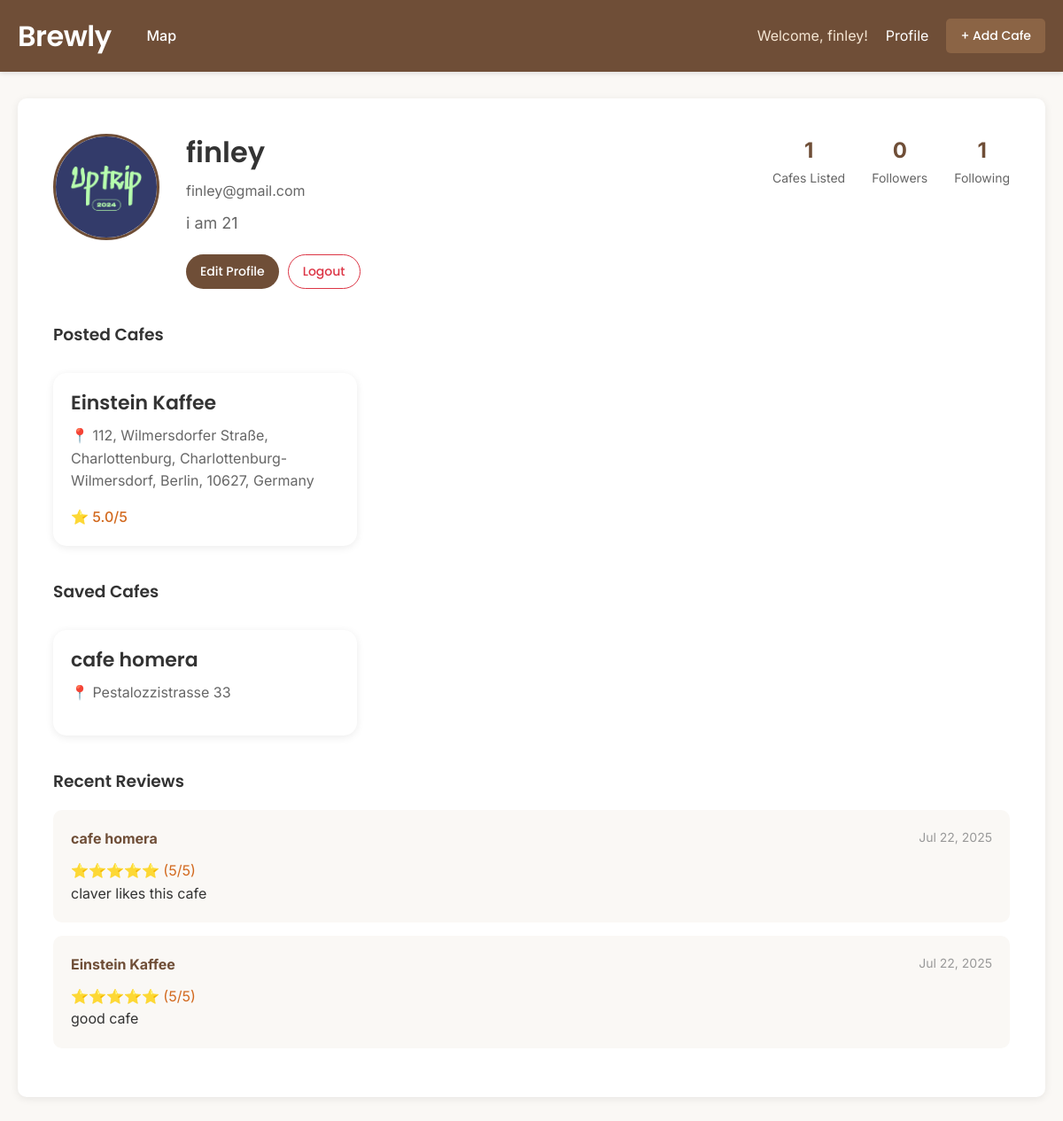
Page /cafes/profile/ (signed in) on the committed database.
### cafes/models.py (models this page shows, shortened)
class Profile(models.Model):
    user = models.OneToOneField(User, on_delete=models.CASCADE)
    bio = models.TextField(blank=True)
    profile_pic = models.ImageField(upload_to='profile_pics/', blank=True)

class Cafe(models.Model):
    name = models.CharField(max_length=100)
    address = models.CharField(max_length=200)
    description = models.TextField(blank=True)
    photo = models.ImageField(upload_to='cafes/', blank=True)
    has_wifi = models.BooleanField(default=False)
    has_power_outlet = models.BooleanField(default=False)
    has_restroom = models.BooleanField(default=False)
    posted_by = models.ForeignKey(User, on_delete=models.CASCADE)
    posted_at = models.DateTimeField(auto_now_add=True)
    latitude = models.FloatField(null=True, blank=True)
    longitude = models.FloatField(null=True, blank=True)
    opening_time = models.TimeField(null=True, blank=True)
    closing_time = models.TimeField(null=True, blank=True)
    def average_rating(self):
        ratings = self.ratings.all()
        if ratings:
            return sum(r.stars for r in ratings) / len(ratings)
        return 0

class Rating(models.Model):
    cafe = models.ForeignKey(Cafe, on_delete=models.CASCADE, related_name='ratings')
    user = models.ForeignKey(User, on_delete=models.CASCADE)
    stars = models.IntegerField()
    comment = models.TextField(blank=True)
    created_at = models.DateTimeField(auto_now_add=True)
    class Meta:
        unique_together = ('cafe', 'user') # each user can only rate each cafe once

### cafes/views.py (the view)
# urls.py: path('profile/', UserProfileView.as_view(), name='profile'),
@method_decorator(login_required, name='dispatch')
class UserProfileView(DetailView):
    model = User
    template_name = 'cafes/profile.html'
    context_object_name = 'profile_user'
    def get_object(self):
        return self.request.user
    def get_context_data(self, **kwargs):
        context = super().get_context_data(**kwargs)
        context['cafes'] = self.request.user.cafe_set.all()
        context['ratings'] = self.request.user.rating_set.all()
        context['bookmarked_cafes'] = [bookmark.cafe for bookmark in self.request.user.bookmarks.all()]
        context['followers'] = self.request.user.followers.all()
        context['following'] = self.request.user.following.all()
        return context

### cafes/templates/cafes/profile.html (shortened to what this page needs)
{% extends "base.html" %}
{% block content %}
  <div class="profile-container">
    <div class="profile-header">
      {% if profile_user.profile.profile_pic %}
        <img src="{{ profile_user.profile.profile_pic.url }}" alt="Profile picture" class="profile-picture">
      {% else %}
        <div class="profile-picture" style="background-color: #F5E6D3; display: flex; align-items: center; justify-content: center; font-size: 48px; color: #6F4E37;">
          {{ profile_user.username|first|upper }}
        </div>
      {% endif %}
      <div class="profile-info">
        <h1 class="profile-name">{{ profile_user.username }}</h1>
        <p style="color: #666; margin-bottom: 10px;">{{ profile_user.email }}</p>
        {% if profile_user.profile.bio %}
          <p class="profile-bio">{{ profile_user.profile.bio }}</p>
        {% endif %}
        {% if user == profile_user %}
          <div class="profile-actions">
            <a href="{% url 'edit_profile' %}" class="profile-action-btn primary">Edit Profile</a>
            <form action="{% url 'logout' %}" method="post" style="display: inline;">
              <button type="submit" class="profile-action-btn danger">Logout</button>
            </form>
          </div>
        {% endif %}
      </div>
      <div class="profile-stats">
        <div class="stat-item">
          <div class="stat-number">{{ cafes.count }}</div>
          <div class="stat-label">Cafes Listed</div>
        </div>
        <div class="stat-item">
          <div class="stat-number">{{ followers.count }}</div>
          <div class="stat-label">Followers</div>
        </div>
        <div class="stat-item">
          <div class="stat-number">{{ following.count }}</div>
          <div class="stat-label">Following</div>
        </div>
      </div>
    </div>
    <div style="margin-top: 40px;">
      <h3 class="mb-20">Posted Cafes</h3>
      <div class="cafe-grid" style="grid-template-columns: repeat(auto-fill, minmax(300px, 1fr));">
        {% for cafe in cafes %}
          <div class="cafe-card">
            <div class="cafe-card-body">
              <h4 class="cafe-card-title">
                <a href="{% url 'cafe-detail' cafe.pk %}" style="color: inherit; text-decoration: none;">{{ cafe.name }}</a>
              </h4>
              <p class="cafe-card-info">📍 {{ cafe.address }}</p>
              {% if cafe.average_rating > 0 %}
                <div class="cafe-rating">⭐ {{ cafe.average_rating|floatformat:1 }}/5</div>
              {% endif %}
            </div>
          </div>
        {% empty %}
          <p style="grid-column: 1 / -1; color: #999;">No cafes posted yet.</p>
        {% endfor %}
      </div>
    </div>
    <div style="margin-top: 40px;">
      <h3 class="mb-20">Saved Cafes</h3>
      <div class="cafe-grid" style="grid-template-columns: repeat(auto-fill, minmax(300px, 1fr));">
        {% for cafe in bookmarked_cafes|slice:":6" %}
          <div class="cafe-card">
            <div class="cafe-card-body">
              <h4 class="cafe-card-title">
                <a href="{% url 'cafe-detail' cafe.id %}" style="color: inherit; text-decoration: none;">{{ cafe.name }}</a>
              </h4>
              <p class="cafe-card-info">📍 {{ cafe.address }}</p>
            </div>
          </div>
        {% empty %}
          <p style="grid-column: 1 / -1; color: #999;">No saved cafes yet.</p>
        {% endfor %}
      </div>
    </div>
    <div style="margin-top: 40px;">
      <h3 class="mb-20">Recent Reviews</h3>
      {% for rating in ratings|slice:":5" %}
        <div class="comment-item">
          <div class="comment-header">
            <a href="{% url 'cafe-detail' rating.cafe.pk %}" class="comment-author">{{ rating.cafe.name }}</a>
            <span class="comment-date">{{ rating.created_at|date:"M d, Y" }}</span>
          </div>
          <div class="comment-rating">
            {% if rating.stars == 1 %}⭐
            {% elif rating.stars == 2 %}⭐⭐
            {% elif rating.stars == 3 %}⭐⭐⭐
            {% elif rating.stars == 4 %}⭐⭐⭐⭐
            {% elif rating.stars == 5 %}⭐⭐⭐⭐⭐
            {% endif %} ({{ rating.stars }}/5)
          </div>
          {% if rating.comment %}
            <p class="comment-text">{{ rating.comment }}</p>
          {% endif %}
        </div>
      {% empty %}
        <p style="color: #999;">No reviews yet.</p>
      {% endfor %}
    </div>
  </div>
{% endblock %}

### cafes/templates/base.html (shortened to what this page needs)
<!DOCTYPE html>
<html>
<head>
  {% load static %}
  <link rel="stylesheet" type="text/css" href="{% static 'cafes/css/style.css' %}">
</head>
<body>
  <div class="navbar">
    <div class="nav-container">
      <div class="nav-left">
        <div class="nav-brand">
          <a href="{% url 'home' %}" style="color: white; text-decoration: none;">Brewly</a>
        </div>
        <div class="nav-links">
          <a href="{% url 'map' %}">Map</a>
        </div>
      </div>
      <div class="nav-right">
        {% if user.is_authenticated %}
          <span style="color: #F5E6D3;">Welcome, {{ user.username }}!</span>
          <a href="{% url 'profile' %}" style="color: white;">Profile</a>
          <a href="{% url 'cafe-create' %}" class="logout-btn" style="background-color: #8B6445;">+ Add Cafe</a>
        {% else %}
          <a href="{% url 'login' %}" style="color: white;">Login</a>
          <a href="{% url 'register' %}" style="color: white;">Register</a>
        {% endif %}
      </div>
    </div>
  </div>
  <div class="main-container">
    {% block content %}{% endblock %}
  </div>
</body>
</html>

### cafes/static/cafes/css/style.css (style rules this page uses)
* { margin: 0; padding: 0; box-sizing: border-box; }
body { font-family: 'Inter', -apple-system, BlinkMacSystemFont, sans-serif; line-height: 1.6; color: #333; background-color: #faf8f5; }
a { color: #6F4E37; text-decoration: none; }
h1, h2, h3, h4, h5, h6 { font-family: 'Poppins', sans-serif; font-weight: 600; line-height: 1.3; }
.navbar { background-color: #6F4E37; padding: 15px 0; position: sticky; top: 0; z-index: 1000; box-shadow: 0 2px 5px rgba(0,0,0,0.1); }
.nav-container { max-width: 1200px; margin: 0 auto; padding: 0 20px; display: flex; justify-content: space-between; align-items: center; }
.nav-left { display: flex; align-items: center; gap: 40px; }
.nav-brand { font-family: 'Poppins', sans-serif; font-size: 32px; font-weight: 600; color: #fff; letter-spacing: -0.5px; }
.nav-links { display: flex; list-style: none; gap: 25px; }
.nav-links a { color: #fff; font-weight: 500; transition: color 0.3s; font-size: 16px; }
.nav-right { display: flex; align-items: center; gap: 20px; color: #fff; }
.logout-btn { font-family: 'Poppins', sans-serif; background-color: #8B6445; color: #fff; border: none; padding: 8px 16px; border-radius: 5px; cursor: pointer; font-size: 14px; font-weight: 500; transition: background-color 0.3s; }
.main-container { max-width: 1200px; margin: 30px auto; padding: 0 20px; }
.cafe-grid { display: grid; grid-template-columns: repeat(auto-fill, minmax(350px, 1fr)); gap: 25px; margin-top: 30px; }
.cafe-card { background-color: #fff; border-radius: 15px; box-shadow: 0 2px 10px rgba(0,0,0,0.08); transition: transform 0.3s, box-shadow 0.3s; overflow: hidden; }
.cafe-card-body { padding: 20px; }
.cafe-card-title { font-family: 'Poppins', sans-serif; font-size: 22px; font-weight: 600; margin-bottom: 10px; color: #333; }
.cafe-card-info { color: #666; margin-bottom: 15px; }
.cafe-rating { display: flex; align-items: center; gap: 5px; color: #D2691E; font-weight: 500; }
.profile-container { background-color: #fff; border-radius: 10px; box-shadow: 0 2px 10px rgba(0,0,0,0.08); padding: 40px; }
.profile-header { display: flex; align-items: flex-start; gap: 30px; margin-bottom: 40px; }
.profile-picture { width: 120px; height: 120px; border-radius: 50%; object-fit: cover; border: 3px solid #6F4E37; }
.profile-info { flex: 1; }
.profile-name { font-family: 'Poppins', sans-serif; font-size: 32px; font-weight: 600; margin-bottom: 10px; }
.profile-bio { color: #666; font-size: 18px; }
.profile-stats { display: flex; gap: 30px; margin-left: auto; }
.stat-item { text-align: center; }
.stat-number { font-size: 24px; font-weight: bold; color: #6F4E37; }
.stat-label { color: #666; font-size: 14px; }
.comment-item { background-color: #faf8f5; padding: 20px; border-radius: 10px; margin-bottom: 15px; }
.comment-header { display: flex; justify-content: space-between; margin-bottom: 10px; }
.comment-author { font-weight: bold; color: #6F4E37; }
.comment-date { color: #999; font-size: 14px; }
.comment-text { color: #333; line-height: 1.6; }
.comment-rating { color: #D2691E; margin-top: 10px; }
.profile-actions { display: flex; gap: 10px; margin-top: 20px; flex-wrap: wrap; }
.profile-action-btn { padding: 8px 16px; border: none; border-radius: 20px; font-size: 14px; font-weight: 500; cursor: pointer; transition: all 0.3s ease; font-family: 'Poppins', sans-serif; text-decoration: none; display: inline-flex; align-items: center; justify-content: center; }
.profile-action-btn.primary { background: #6F4E37; color: white; }
.profile-action-btn.danger { background: transparent; color: #dc3545; border: 1px solid #dc3545; }
.mb-20 { margin-bottom: 20px; }

### rows in the picture
Cafe: name "Einstein Kaffee", address "112, Wilmersdorfer Straße, Charlottenburg, Charlottenburg-Wilmersdorf, Berlin, 10627, Germany", average_rating "5.0"
Cafe: name "cafe homera", address "Pestalozzistrasse 33"
Rating: cafe.name "cafe homera", created_at "Jul 22, 2025", stars "5", comment "claver likes this cafe"
Rating: cafe.name "Einstein Kaffee", created_at "Jul 22, 2025", stars "5", comment "good cafe"

### other values in the picture
{{ user.username }} "finley"
{{ profile_user.username }} "finley"
{{ profile_user.email }} "finley@gmail.com"
{{ profile_user.profile.bio }} "i am 21"
{{ cafes.count }} "1"
{{ followers.count }} "0"
{{ following.count }} "1"
